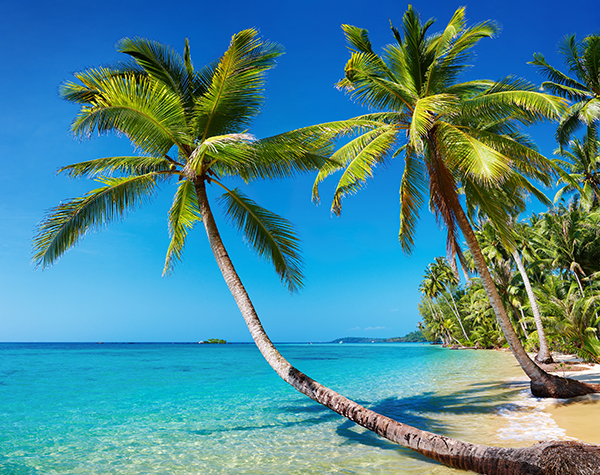
#> input picture 01-image-processing/13-histograms/data/beach.png, 600 x 475 px
$ python 01-grayscale.py --input data/beach.png
#> lines starting #> are read from the running program, lines starting #| are printed output that depends on the picture
## Set up session:
import argparse

import numpy as np
import cv2

import matplotlib.pyplot as plt

if __name__ == '__main__':
    # Parse command-line arguments:
    parser = argparse.ArgumentParser()
    parser.add_argument(
        "-i", "--input",
        type=str,
        required=True,
        help="Path to input image."
    )
    args = vars(parser.parse_args())

    # Read and format:
    image_original = cv2.imread(args["input"])
#> image_original is the input picture: shape (475, 600, 3); mean B, G, R 148.4, 136.5, 73.3
    image_grayscale = cv2.cvtColor(image_original, cv2.COLOR_BGR2GRAY)
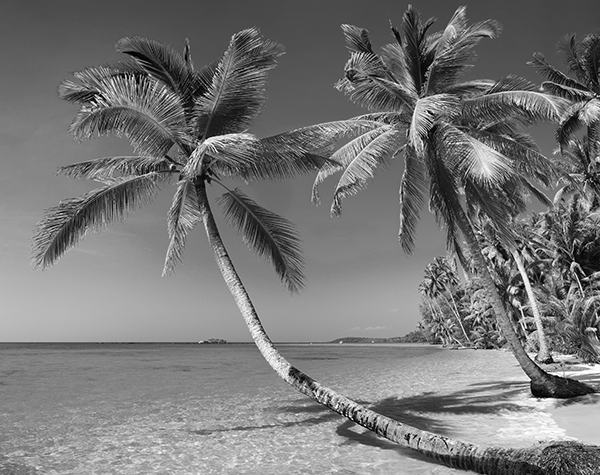
#> image_grayscale: shape (475, 600); min 0, max 255, mean 118.9

    # Display original image:
    cv2.imshow("Input", image_original)
    cv2.waitKey(0)

    # Grayscale histogram:
    hist = cv2.calcHist(
        [image_grayscale],
        [0],
        None,
        [256],
        (0, 256)
    )
#> hist = 256 values, max 3566 at index 130, min 28 at index 253, mean 1113.3
    hist = 100.0 * hist / hist.sum()
#> hist = 256 values, max 1.25 at index 130, min 0.00982 at index 253, mean 0.391

    # Visualize:
    plt.figure()
    plt.title("Grayscale Histogram")
    plt.xlabel("Bins")
    plt.ylabel("Frequency of Pixels")
    plt.plot(hist)
    plt.xlim([0, 256])
    plt.show()
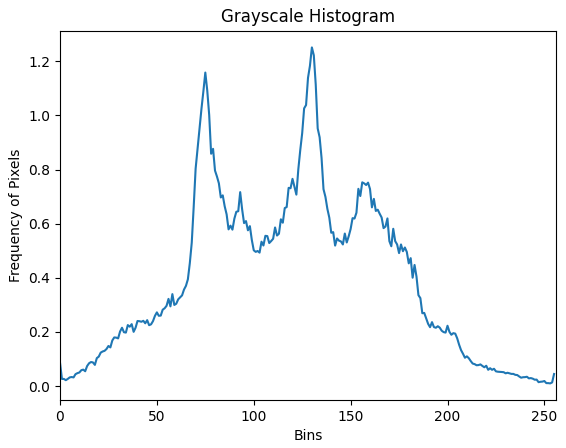
#> figure drawn by matplotlib, 1 panel; curve peaks at x = 130, y = 1.25
